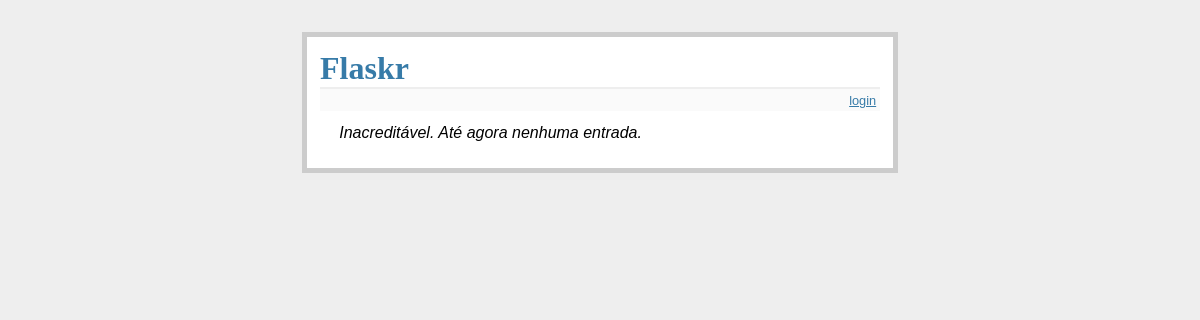
Before: / with the older database file.
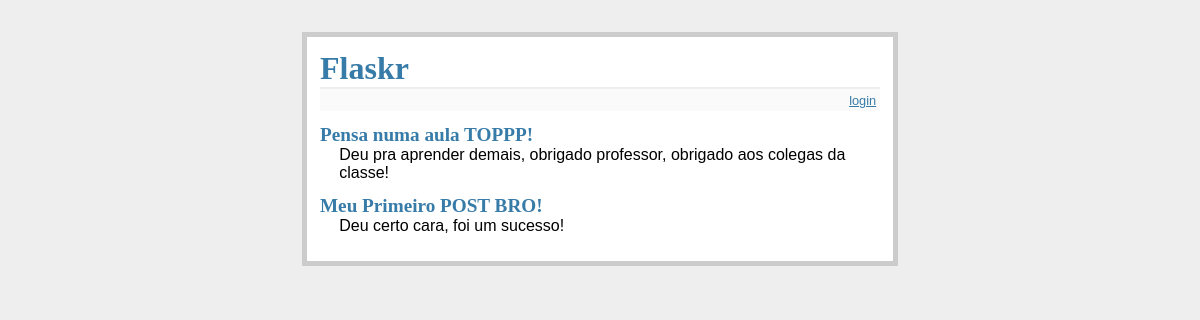
After: the same page with the newer database file.
### tables this page shows
CREATE TABLE entradas(
    id INTEGER PRIMARY KEY AUTOINCREMENT,
    titulo STRING NOT NULL,
    texto STRING NOT NULL
);

### flaskr.py (the view)
@app.route('/')
def exibir_entradas():
    sql = "SELECT titulo, texto FROM entradas ORDER BY id DESC"
    cursor = g.bd.execute(sql)
    entradas = [dict(titulo=titulo, texto=texto) for titulo, texto in cursor.fetchall()]
    return render_template('exibir_entradas.html', entradas=entradas)

### flaskr.py (called while the page is built)
def conectar_bd():
    return sqlite3.connect(DATABASE)

@app.before_request
def pre_requisicao():
    g.bd = conectar_bd()

@app.teardown_request
def pos_requisicao(exception):
    g.bd.close()

### templates/exibir_entradas.html (shortened to what this page needs)
{% extends "layout.html" %}
{% block corpo %}
  <ul class="entradas">
  {% for entrada in entradas %}
    <li><h2>{{ entrada.titulo }}</h2>{{ entrada.texto|safe }}
  {% else %}
    <li><em>Inacreditável. Até agora nenhuma entrada.</em>
  {% endfor %}
  </ul>
{% endblock %}

### templates/layout.html (shortened to what this page needs)
<!doctype html>
<html>
<head>
    <link rel="stylesheet" type="text/css" href="{{ url_for('static', filename ='estilo.css') }}">
</head>
<body>
  <div class="pagina">
      <h1>Flaskr</h1>
      <div class="metanav">
         {% if not session.logado %}
            <a href="{{ url_for('login') }}">login</a>
         {% else %}
            <a href="{{ url_for('logout') }}">logout</a>
         {% endif %}
     </div>
         {% block corpo %}{% endblock %}
  </div>
</body>
</html>

### static/estilo.css (style rules this page uses)
body { font-family: sans-serif; background: #eee; }
a, h1, h2 { color: #377BA8; }
h1, h2 { font-family: 'Georgia', serif; margin: 0; }
h1 { border-bottom: 2px solid #eee; }
h2 { font-size: 1.2em; }
.pagina { margin: 2em auto; width: 35em; border: 5px solid #ccc; padding: 0.8em; background: white; }
.entradas { list-style: none; margin: 0; padding: 0; }
.entradas li { margin: 0.8em 1.2em; }
.entradas li h2 { margin-left: -1em; }
.metanav { text-align: right; font-size: 0.8em; padding: 0.3em; margin-bottom: 1em; background: #fafafa; }

Changed rows visible on the page:
added entradas: titulo "Pensa numa aula TOPPP!", texto "Deu pra aprender demais, obrigado professor, obrigado aos colegas da classe!"
added entradas: titulo "Meu Primeiro POST BRO!", texto "Deu certo cara, foi um sucesso!"
Other visible differences:
text no longer shown: "Inacreditável. Até agora nenhuma entrada."
